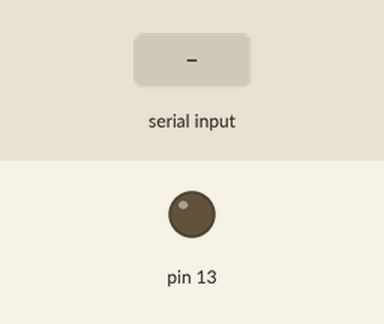
The sketch below on a simulated Arduino Uno, built with avr-gcc and run on an emulated ATmega328P. Shown: output pins drawn as LEDs (lit = HIGH). Inputs (shaded band) come from the test bench.

Above: at 1.2 s.
1.3 s: "1" received over Serial
At 1.9 s:
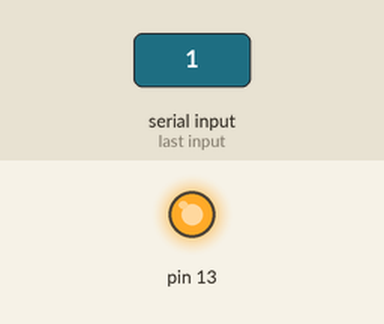
2.8 s: "0" received over Serial
At 3.1 s:
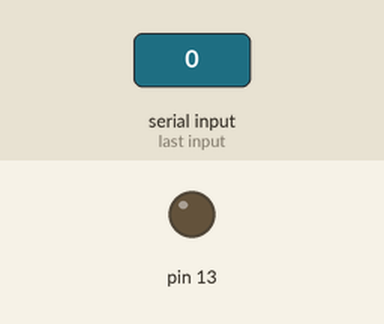
Timing chart, 0 to 5.8 s (numbered marks = the images above; inputs shaded):
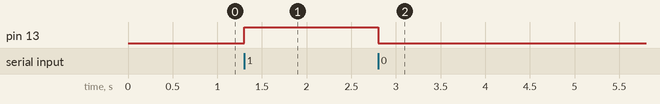

The sketch:

Serial.ino
```cpp
void setup() {
  // put your setup code here, to run once:
  Serial.begin(9600);
  pinMode(13, OUTPUT);
}

void loop() {
  // put your main code here, to run repeatedly:
  if(Serial.available())
  {
    int swt = (int)Serial.read();
    if(swt == 49)
    {
      digitalWrite(13, HIGH);
      delay(1000);
    }
    else
    {
      digitalWrite(13, LOW);
      delay(1000);
    }
  }
}
```

Measured:
- after the input at 1.3 s, pin 13: LOW → HIGH at once
- after the input at 2.8 s, pin 13: HIGH → LOW at once
